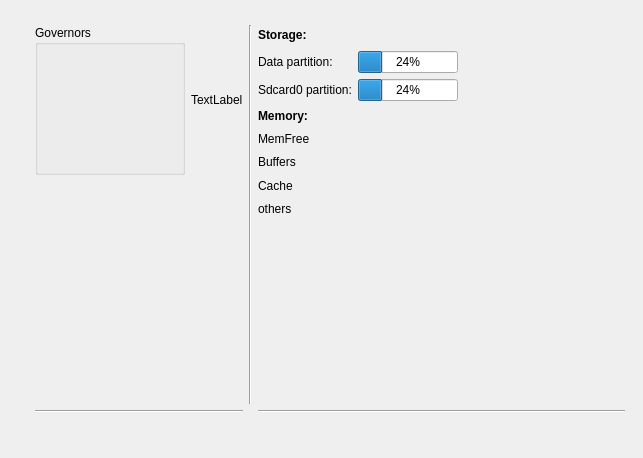
<?xml version="1.0" encoding="UTF-8"?>
<ui version="4.0">
 <class>PhoneDetailWidget</class>
 <widget class="QWidget" name="PhoneDetailWidget">
  <property name="geometry">
   <rect>
    <x>0</x>
    <y>0</y>
    <width>643</width>
    <height>458</height>
   </rect>
  </property>
  <property name="windowTitle">
   <string>Form</string>
  </property>
  <widget class="QWidget" name="gridLayoutWidget">
   <property name="geometry">
    <rect>
     <x>30</x>
     <y>20</y>
     <width>595</width>
     <height>433</height>
    </rect>
   </property>
   <layout class="QGridLayout" name="gridLayout">
    <property name="leftMargin">
     <number>5</number>
    </property>
    <property name="topMargin">
     <number>5</number>
    </property>
    <item row="3" column="0">
     <spacer name="verticalSpacer">
      <property name="orientation">
       <enum>Qt::Vertical</enum>
      </property>
      <property name="sizeType">
       <enum>QSizePolicy::Fixed</enum>
      </property>
      <property name="sizeHint" stdset="0">
       <size>
        <width>20</width>
        <height>40</height>
       </size>
      </property>
     </spacer>
    </item>
    <item row="3" column="2">
     <spacer name="verticalSpacer_2">
      <property name="orientation">
       <enum>Qt::Vertical</enum>
      </property>
      <property name="sizeType">
       <enum>QSizePolicy::Fixed</enum>
      </property>
      <property name="sizeHint" stdset="0">
       <size>
        <width>20</width>
        <height>40</height>
       </size>
      </property>
     </spacer>
    </item>
    <item row="0" column="2">
     <layout class="QFormLayout" name="formLayout_2">
      <item row="0" column="0">
       <widget class="QLabel" name="label">
        <property name="font">
         <font>
          <weight>75</weight>
          <bold>true</bold>
         </font>
        </property>
        <property name="text">
         <string>Storage:</string>
        </property>
       </widget>
      </item>
      <item row="0" column="1">
       <spacer name="horizontalSpacer">
        <property name="orientation">
         <enum>Qt::Horizontal</enum>
        </property>
        <property name="sizeType">
         <enum>QSizePolicy::Fixed</enum>
        </property>
        <property name="sizeHint" stdset="0">
         <size>
          <width>40</width>
          <height>20</height>
         </size>
        </property>
       </spacer>
      </item>
      <item row="1" column="0">
       <widget class="QLabel" name="label_6">
        <property name="text">
         <string>Data partition:</string>
        </property>
       </widget>
      </item>
      <item row="1" column="1">
       <widget class="QProgressBar" name="progressBar_2">
        <property name="maximumSize">
         <size>
          <width>100</width>
          <height>16777215</height>
         </size>
        </property>
        <property name="value">
         <number>24</number>
        </property>
       </widget>
      </item>
      <item row="2" column="0">
       <widget class="QLabel" name="label_8">
        <property name="text">
         <string>Sdcard0 partition:</string>
        </property>
       </widget>
      </item>
      <item row="2" column="1">
       <widget class="QProgressBar" name="progressBar_3">
        <property name="maximumSize">
         <size>
          <width>100</width>
          <height>16777215</height>
         </size>
        </property>
        <property name="value">
         <number>24</number>
        </property>
       </widget>
      </item>
      <item row="3" column="0">
       <layout class="QVBoxLayout" name="verticalLayout_4">
        <item>
         <widget class="QLabel" name="label_3">
          <property name="font">
           <font>
            <weight>75</weight>
            <bold>true</bold>
           </font>
          </property>
          <property name="text">
           <string>Memory:</string>
          </property>
         </widget>
        </item>
        <item>
         <widget class="QLabel" name="freeLabel">
          <property name="text">
           <string>MemFree</string>
          </property>
         </widget>
        </item>
        <item>
         <widget class="QLabel" name="BuffersLabel">
          <property name="text">
           <string>Buffers</string>
          </property>
         </widget>
        </item>
        <item>
         <widget class="QLabel" name="cacheLabel">
          <property name="text">
           <string>Cache</string>
          </property>
         </widget>
        </item>
        <item>
         <widget class="QLabel" name="othersLabel">
          <property name="text">
           <string>others</string>
          </property>
         </widget>
        </item>
       </layout>
      </item>
      <item row="3" column="1">
       <widget class="ChartLabel" name="memLabel">
        <property name="minimumSize">
         <size>
          <width>110</width>
          <height>110</height>
         </size>
        </property>
        <property name="maximumSize">
         <size>
          <width>110</width>
          <height>110</height>
         </size>
        </property>
        <property name="text">
         <string/>
        </property>
       </widget>
      </item>
     </layout>
    </item>
    <item row="0" column="1">
     <widget class="Line" name="line">
      <property name="orientation">
       <enum>Qt::Vertical</enum>
      </property>
     </widget>
    </item>
    <item row="1" column="0">
     <widget class="Line" name="line_2">
      <property name="orientation">
       <enum>Qt::Horizontal</enum>
      </property>
     </widget>
    </item>
    <item row="1" column="2">
     <widget class="Line" name="line_3">
      <property name="orientation">
       <enum>Qt::Horizontal</enum>
      </property>
     </widget>
    </item>
    <item row="0" column="0">
     <layout class="QGridLayout" name="gridLayout_2">
      <item row="0" column="1">
       <widget class="QLabel" name="freq_label">
        <property name="text">
         <string>TextLabel</string>
        </property>
       </widget>
      </item>
      <item row="0" column="0">
       <widget class="QGroupBox" name="groupBox">
        <property name="minimumSize">
         <size>
          <width>150</width>
          <height>150</height>
         </size>
        </property>
        <property name="maximumSize">
         <size>
          <width>150</width>
          <height>200</height>
         </size>
        </property>
        <property name="title">
         <string>Governors</string>
        </property>
        <property name="checkable">
         <bool>false</bool>
        </property>
        <widget class="QWidget" name="verticalLayoutWidget_2">
         <property name="geometry">
          <rect>
           <x>10</x>
           <y>20</y>
           <width>131</width>
           <height>111</height>
          </rect>
         </property>
         <layout class="QVBoxLayout" name="groupVertical"/>
        </widget>
       </widget>
      </item>
      <item row="1" column="0">
       <spacer name="verticalSpacer_3">
        <property name="orientation">
         <enum>Qt::Vertical</enum>
        </property>
        <property name="sizeHint" stdset="0">
         <size>
          <width>20</width>
          <height>40</height>
         </size>
        </property>
       </spacer>
      </item>
      <item row="1" column="1">
       <spacer name="verticalSpacer_4">
        <property name="orientation">
         <enum>Qt::Vertical</enum>
        </property>
        <property name="sizeHint" stdset="0">
         <size>
          <width>20</width>
          <height>40</height>
         </size>
        </property>
       </spacer>
      </item>
     </layout>
    </item>
   </layout>
  </widget>
 </widget>
 <customwidgets>
  <customwidget>
   <class>ChartLabel</class>
   <extends>QLabel</extends>
   <header>chartlabel.h</header>
  </customwidget>
 </customwidgets>
 <resources/>
 <connections/>
</ui>
